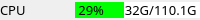
        <widget class="QWidget" name="widget_cpu_info" native="true">
         <property name="minimumSize">
          <size>
           <width>0</width>
           <height>20</height>
          </size>
         </property>
         <property name="maximumSize">
          <size>
           <width>16777215</width>
           <height>20</height>
          </size>
         </property>
         <property name="styleSheet">
          <string notr="true"/>
         </property>
         <layout class="QHBoxLayout" name="horizontalLayout_14">
          <property name="spacing">
           <number>0</number>
          </property>
          <property name="leftMargin">
           <number>0</number>
          </property>
          <property name="topMargin">
           <number>0</number>
          </property>
          <property name="rightMargin">
           <number>0</number>
          </property>
          <property name="bottomMargin">
           <number>0</number>
          </property>
          <item>
           <widget class="QLabel" name="label_3">
            <property name="font">
             <font>
              <family>OPPOSans B</family>
              <pointsize>10</pointsize>
              <stylestrategy>PreferAntialias</stylestrategy>
             </font>
            </property>
            <property name="text">
             <string>CPU</string>
            </property>
           </widget>
          </item>
          <item>
           <widget class="QWidget" name="widget_5" native="true">
            <property name="minimumSize">
             <size>
              <width>125</width>
              <height>0</height>
             </size>
            </property>
            <property name="maximumSize">
             <size>
              <width>16777215</width>
              <height>16</height>
             </size>
            </property>
            <property name="styleSheet">
             <string notr="true">background-color: rgb(99, 94, 68);</string>
            </property>
            <layout class="QHBoxLayout" name="horizontalLayout" stretch="0,0">
             <property name="spacing">
              <number>0</number>
             </property>
             <property name="leftMargin">
              <number>0</number>
             </property>
             <property name="topMargin">
              <number>0</number>
             </property>
             <property name="rightMargin">
              <number>0</number>
             </property>
             <property name="bottomMargin">
              <number>0</number>
             </property>
             <item>
              <widget class="QWidget" name="widget_6" native="true">
               <property name="maximumSize">
                <size>
                 <width>74</width>
                 <height>16777215</height>
                </size>
               </property>
               <property name="styleSheet">
                <string notr="true">background-color: rgb(0, 255, 0);</string>
               </property>
               <layout class="QHBoxLayout" name="horizontalLayout_2">
                <property name="spacing">
                 <number>0</number>
                </property>
                <property name="leftMargin">
                 <number>0</number>
                </property>
                <property name="topMargin">
                 <number>0</number>
                </property>
                <property name="rightMargin">
                 <number>0</number>
                </property>
                <property name="bottomMargin">
                 <number>0</number>
                </property>
                <item>
                 <widget class="QLabel" name="label_6">
                  <property name="font">
                   <font>
                    <family>OPPOSans B</family>
                    <pointsize>10</pointsize>
                    <stylestrategy>PreferAntialias</stylestrategy>
                   </font>
                  </property>
                  <property name="styleSheet">
                   <string notr="true">color: rgb(0, 0, 0);</string>
                  </property>
                  <property name="text">
                   <string> 29%</string>
                  </property>
                 </widget>
                </item>
               </layout>
              </widget>
             </item>
             <item>
              <widget class="QWidget" name="widget_7" native="true">
               <property name="font">
                <font>
                 <family>OPPOSans B</family>
                 <pointsize>10</pointsize>
                 <stylestrategy>PreferAntialias</stylestrategy>
                </font>
               </property>
               <property name="styleSheet">
                <string notr="true">background-color: rgb(255, 255, 255);</string>
               </property>
               <layout class="QHBoxLayout" name="horizontalLayout_3">
                <property name="spacing">
                 <number>0</number>
                </property>
                <property name="leftMargin">
                 <number>0</number>
                </property>
                <property name="topMargin">
                 <number>0</number>
                </property>
                <property name="rightMargin">
                 <number>0</number>
                </property>
                <property name="bottomMargin">
                 <number>0</number>
                </property>
                <item>
                 <widget class="QLabel" name="label_7">
                  <property name="font">
                   <font>
                    <family>OPPOSans B</family>
                    <pointsize>10</pointsize>
                    <stylestrategy>PreferAntialias</stylestrategy>
                   </font>
                  </property>
                  <property name="layoutDirection">
                   <enum>Qt::LeftToRight</enum>
                  </property>
                  <property name="styleSheet">
                   <string notr="true">color: rgb(0, 0, 0);</string>
                  </property>
                  <property name="text">
                   <string>32G/110.1G </string>
                  </property>
                  <property name="alignment">
                   <set>Qt::AlignRight|Qt::AlignTrailing|Qt::AlignVCenter</set>
                  </property>
                 </widget>
                </item>
               </layout>
              </widget>
             </item>
            </layout>
           </widget>
          </item>
         </layout>
        </widget>
